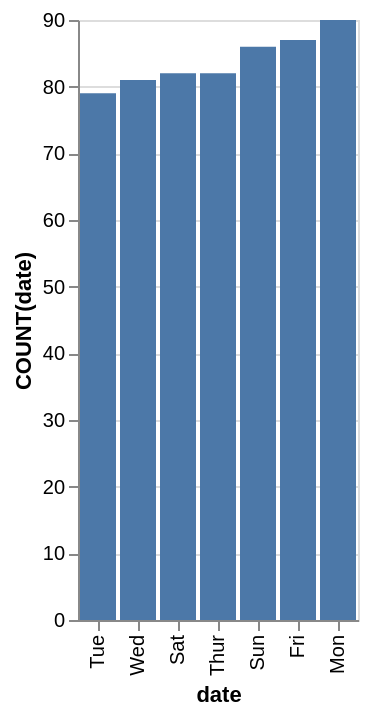

Write a Vega-Lite specification for this figure.
### Vega-Lite specification from a JSON file in a GitHub repository (floating-point values rounded to 4 significant figures)
{"data": {"values": [{"x_data": "Tue", "y_data": 79}, {"x_data": "Wed", "y_data": 81}, {"x_data": "Sat", "y_data": 82}, {"x_data": "Thur", "y_data": 82}, {"x_data": "Sun", "y_data": 86}, {"x_data": "Fri", "y_data": 87}, {"x_data": "Mon", "y_data": 90}]}, "mark": "bar", "encoding": {"x": {"field": "x_data", "type": "nominal", "title": "date", "sort": {"op": "sum", "field": "y_data", "order": "ascending"}}, "y": {"field": "y_data", "type": "quantitative", "title": "COUNT(date)"}}}
